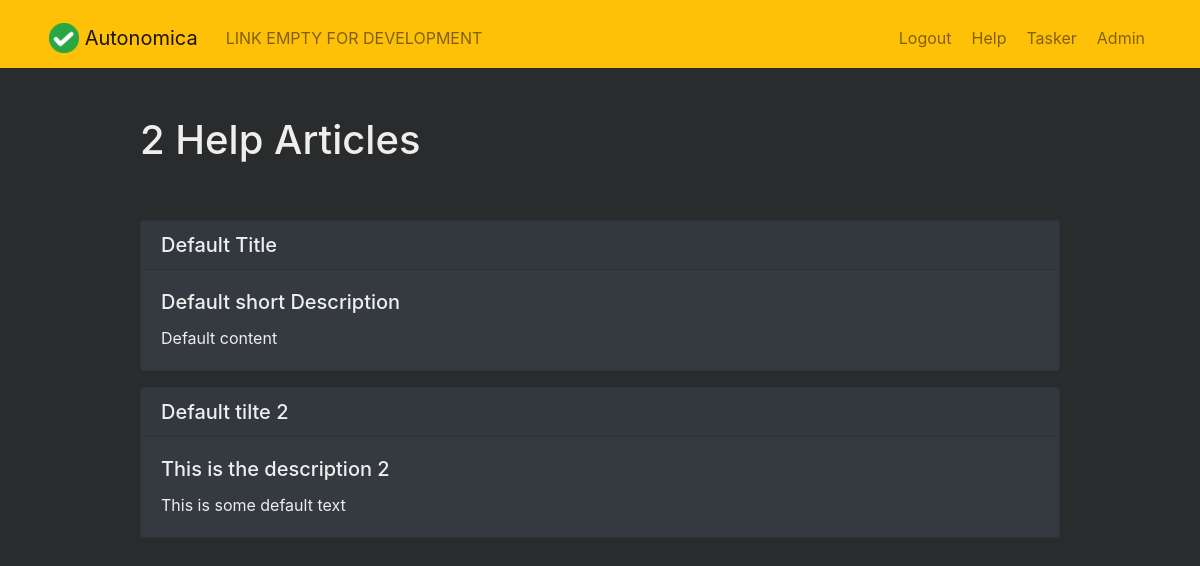
Screenshot of /help/ (signed in) with the database file from the repository.
### autonomica/models.py (models this page shows)
class Help(models.Model):
    title = models.CharField(max_length=100)
    description = models.CharField(max_length=100, blank=True)
    info = models.TextField()
    created = models.DateTimeField(auto_now_add=True)
    user = models.ForeignKey(User, on_delete=models.CASCADE)
    def __str__(self):
        return self.title

### autonomica/views.py (the view)
# urls.py: path('help/', views.help, name='help'),
@login_required
def help(request):
    helps = Help.objects.filter(user=request.user)
    print(helps)
    return render(request, 'autonomica/help.html', {'helps': helps})

### templates/autonomica/help.html
{% extends "autonomica/base.html" %}
{% block content %}
    <div class="row justify-content-center mt-5">
        <div class="col-md-10">
            {% if helps %}
                <h1>{{ helps.count }} Help Article{{ helps.count|pluralize }}</h1>
            {% else %}
                <h1>Current Help</h1>
            {% endif %}
        </div>
    </div>
    <div class="row justify-content-center mt-5">
        <div class="col-md-10">
            {% if helps %}
                <div class="list-group">
                    {% for help in helps %}
                        <div class="card text-white bg-dark mb-3">
                            <h5 class="card-header">{{ help.title }}</h5>
                            <div class="card-body">
                                <h5 class="card-title">{{ help.description}}</h5>
                                <p class="card-text">{{ help.info }}</p>
                            </div>
                        </div>
                    {% endfor %}
                </div>
            {% else %}
                <div class="text-center">
                    <h2>No Text available.</h2>
                    <br>
                    <h6>Help articles are created by Admin.</h6>
                </div>
            {% endif %}
        </div>
    </div>
{% endblock %}

### autonomica/static/todo/css/style.css (style rules this page uses)
body { background-color: rgb(41, 43, 44); }
p { color: #eeeeee; }
h1 { color: #eeeeee; }
h5 { color: #eeeeee; }

### rows the page displays
Help: title "Default Title", description "Default short Description", info "Default content"
Help: title "Default tilte 2", description "This is the description 2", info "This is some default text"

### other values shown
{{ helps.count }} "2"
